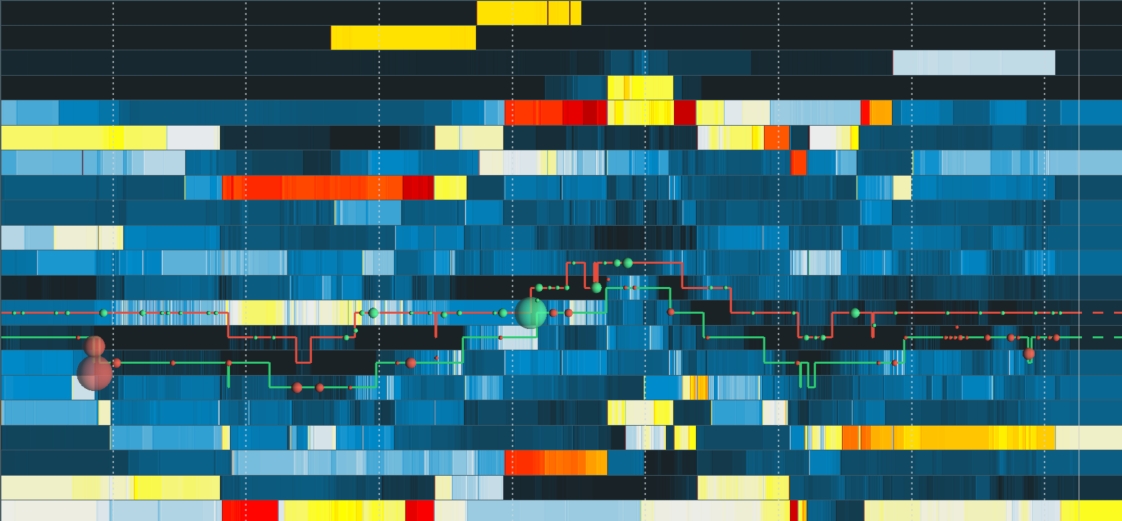
#> input picture positions/long/crop_2020-05-14 03:18:02.502972.png, 3366 x 1561 px (shown at 1/3 size); its folder holds only this picture in this run
$ python scale.py   (older library calls are emulated)
#> lines starting #> are read from the running program, lines starting #| are printed output that depends on the picture
import os
from PIL import Image

basewidth = 300

for i in os.listdir('./positions'):
	for j in os.listdir('./positions/' + i):
		try:
			img = Image.open('./positions/' + i +'/' + j)
#> img is the input picture: PIL image 3366x1561 RGBA; mean R, G, B, A 60.5, 104.2, 113.3, 255
			wpercent = (basewidth/float(img.size[0]))
#> wpercent = 0.0891
			hsize = int((float(img.size[1])*float(wpercent)))
#> hsize = 139
			img = img.resize((basewidth,hsize), Image.ANTIALIAS)
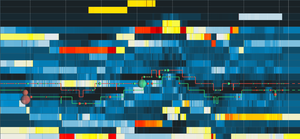
#> img: PIL image 300x139 RGBA; mean R, G, B, A 60.4, 104.2, 113.4, 255
			img.save('./scaled/' + i +'/' + j)
		except: pass
#> pass 2 of the loop `for i in os.listdir('./positions'):`:
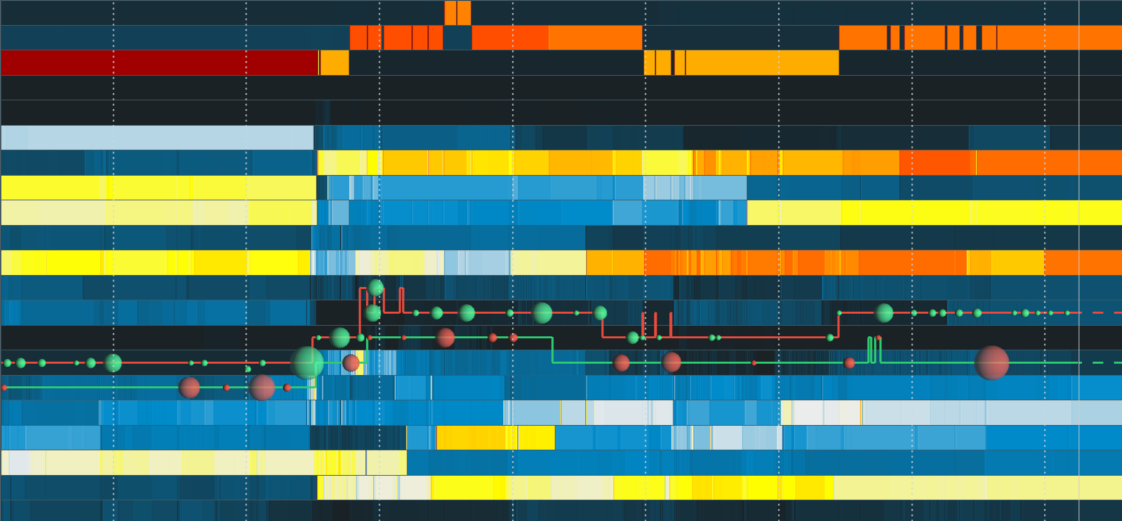
#> input picture positions/nothing/crop_2020-05-14 03:13:02.497484.png, 3366 x 1561 px (shown at 1/3 size)
#> img is the input picture: PIL image 3366x1561 RGBA; mean R, G, B, A 79.7, 109.3, 97.7, 255
#> `img = img.resize((basewidth,hsize), Image.ANTIALIAS)`:
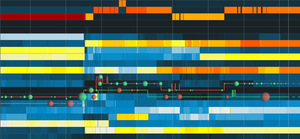
#> img: PIL image 300x139 RGBA; mean R, G, B, A 79.4, 109.3, 97.8, 255
